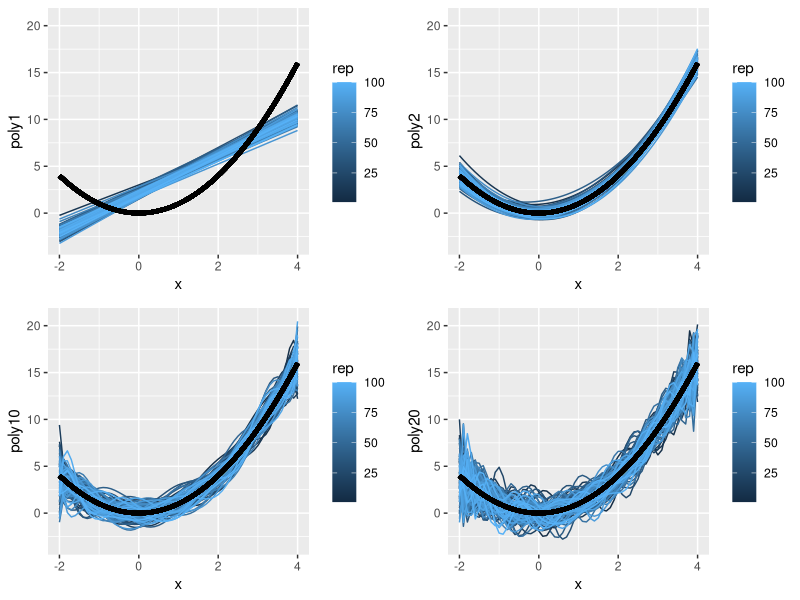

This chart was generated by the following R code:
## ---- chunk 1
library(ggplot2)
library(ggpubr)
set.seed(2) # to reproduce

M=100 # repeated samplings,x fixed but new errors
nord=20
x = seq(-2, 4, 0.1)
true_y = x^2

error = matrix(rnorm(length(x)*M, mean=0, sd=2),nrow=M,byrow=TRUE)
ymat = matrix(rep(true_y,M),byrow=T,nrow=M) + error

predarray=array(NA,dim=c(M,length(x),nord))

for (i in 1:M)
{
  for (j in 1:nord)
  {
    predarray[i,,j]=predict(lm(ymat[i,]~poly(x, j)))
  }
}
# M matrices of size length(x) times nord
# first, only look at variablity in the M fits and plot M curves where we had 1

# for plotting need to stack the matrices underneath eachother and make new variable "rep"
stackmat=NULL
for (i in 1:M) stackmat=rbind(stackmat,cbind(x,rep(i,length(x)),predarray[i,,]))
dim(stackmat)
colnames(stackmat)=c("x","rep",paste("poly",1:20,sep=""))
sdf=as.data.frame(stackmat) #NB have poly1-20 now - but first only use 1,2,20
# to add true curve using stat_function - easiest solution
true_x=x
truefunc=function(x) return(x^2)
yrange=range(apply(sdf,2,range)[,3:22])

p1=ggplot(data=sdf,aes(x=x,y=poly1,group=rep,colour=rep))+scale_y_continuous(limits=yrange)+geom_line()
p1=p1+stat_function(fun=truefunc,lwd=1.5,colour="black")
p2=ggplot(data=sdf,aes(x=x,y=poly2,group=rep,colour=rep))+scale_y_continuous(limits=yrange)+geom_line()
p2=p2+stat_function(fun=truefunc,lwd=1.5,colour="black")
p10=ggplot(data=sdf,aes(x=x,y=poly10,group=rep,colour=rep))+scale_y_continuous(limits=yrange)+geom_line()
p10=p10+stat_function(fun=truefunc,lwd=1.5,colour="black")
p20=ggplot(data=sdf,aes(x=x,y=poly20,group=rep,colour=rep))+scale_y_continuous(limits=yrange)+geom_line()
p20=p20+stat_function(fun=truefunc,lwd=1.5,colour="black")
ggarrange(p1,p2,p10,p20)
